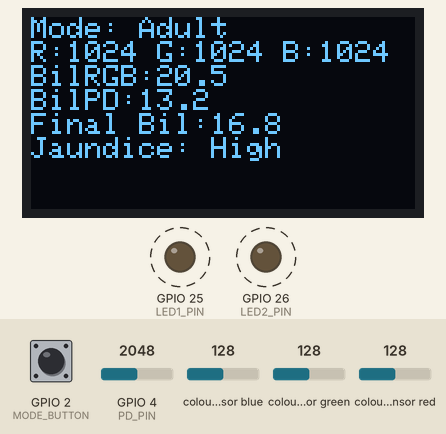
A program run on a simulated ESP32. Shown: 128×64 one-colour display, output pins drawn as LEDs (lit = HIGH). Dashed ring = blinking. Inputs (shaded band) come from the test bench; at power-on: GPIO 2 (MODE_BUTTON) HIGH, colour sensor blue 128, GPIO 4 (PD_PIN) = 2048, colour sensor green 128, colour sensor red 128. What the program prints to the serial monitor is not drawn.

Above: at 2.0 s.
2.1 s: GPIO 2 (MODE_BUTTON) pulled LOW for 1.35 s
At 2.8 s:
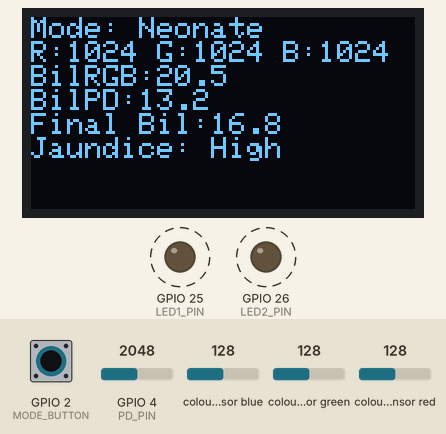
6.0 s: colour sensor blue set to 5
At 7.7 s:
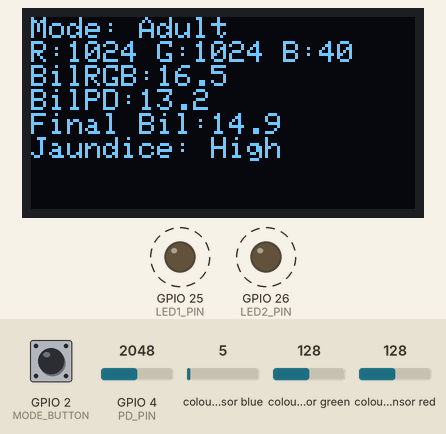
8.4 s: GPIO 4 (PD_PIN) set to 587
At 10.23 s:
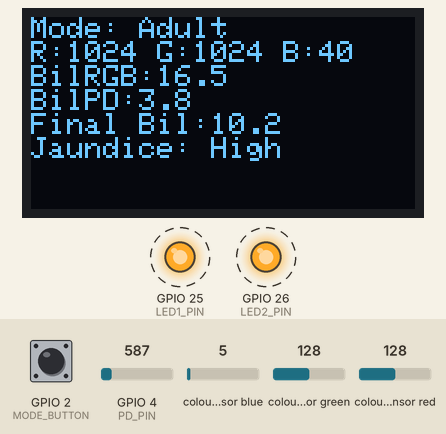
11.6 s: GPIO 4 (PD_PIN) set to 491
At 13.2 s:
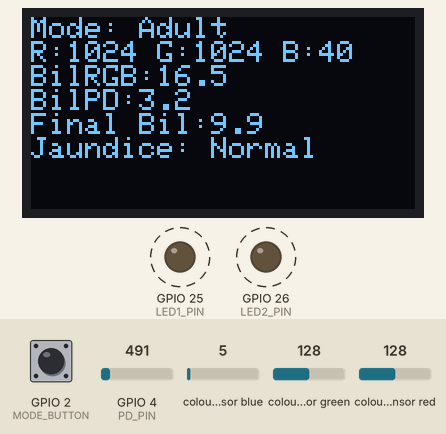
15.9 s: GPIO 2 (MODE_BUTTON) pulled LOW for 1.35 s
At 17.8 s:
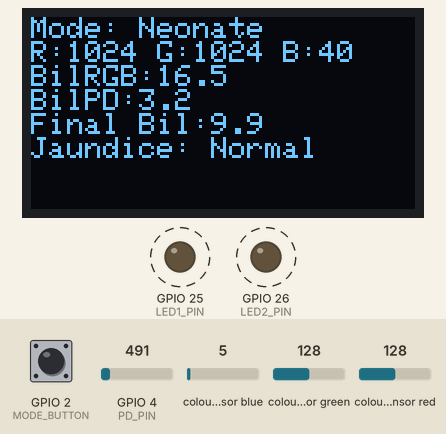
19.5 s: colour sensor green set to 5
At 21.49 s:
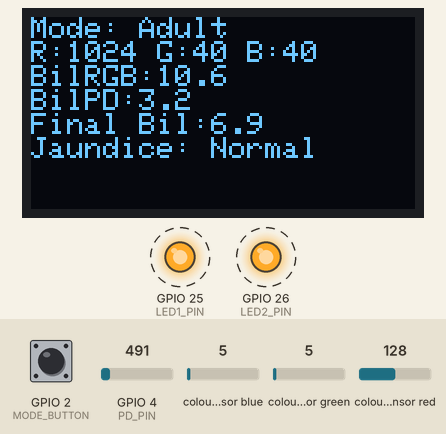
Timing chart, 0 to 22.9 s (numbered marks = the images above; inputs shaded):
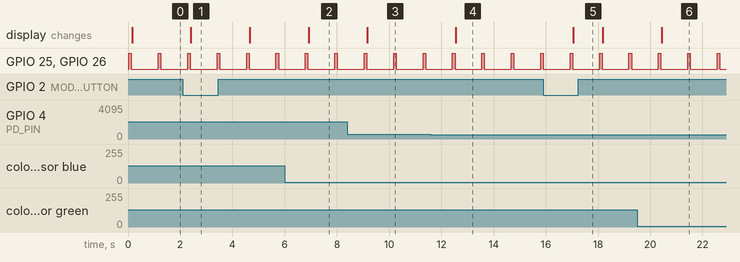

The program:

main.cpp
```cpp
#include <Wire.h>
#include "Adafruit_TCS34725.h"
#include <Adafruit_GFX.h>
#include <Adafruit_SSD1306.h>

// ===== OLED Settings =====
#define SCREEN_WIDTH 128
#define SCREEN_HEIGHT 64
Adafruit_SSD1306 display(SCREEN_WIDTH, SCREEN_HEIGHT, &Wire, -1);

// ===== RGB Sensor =====
Adafruit_TCS34725 tcs = Adafruit_TCS34725(TCS34725_INTEGRATIONTIME_600MS, TCS34725_GAIN_1X);

// ===== Mode Switch Button =====
#define MODE_BUTTON 2
bool neonateMode = false; // false = Adult, true = Neonate


// ===== LED Pins =====
#define LED1_PIN 25
#define LED2_PIN 26

// ===== Photodiode Pin =====
#define PD_PIN 4

// ===== Thresholds =====
float thresholdAdultHigh = 10.0; //Normalised of 3.0mg
float thresholdAdultMedium = 14.0;//Normilesd of 1.0mg
float thresholdNeonateHigh = 12.0; ;
float thresholdNeonateMedium = 10.0;

void setup() {
  Serial.begin(9600);

  // OLED init
  if (!display.begin(SSD1306_SWITCHCAPVCC, 0x3C)) {
    Serial.println("SSD1306 init failed!");
    for (;;);
  }
  display.clearDisplay();

  // TCS34725 init
  if (!tcs.begin()) {
    Serial.println("TCS34725 not found!");
    while (1);
  }

  // Pins
  pinMode(MODE_BUTTON, INPUT_PULLUP);
  pinMode(LED1_PIN, OUTPUT);
  pinMode(LED2_PIN, OUTPUT);
  pinMode(PD_PIN, INPUT);
}

void loop() {
  // Mode selection
  neonateMode = (digitalRead(MODE_BUTTON) == LOW);

  // LEDs on for measurement
  digitalWrite(LED1_PIN, HIGH);
  digitalWrite(LED2_PIN, HIGH);
  delay(50);

  // Read RGB
  uint16_t r, g, b, c;
  tcs.getRawData(&r, &g, &b, &c);

  // Normalize RGB
  float sum = r + g + b;
  float rNorm = r / sum;
  float gNorm = g / sum;
  float bNorm = b / sum;

  // Calculate approximate bilirubin
  float bilirubin = (0.5*r + 0.3*g + 0.2*b) / 50.0;

  // Read Photodiode
  int pdRaw = analogRead(PD_PIN);
  float pdVolt = pdRaw * (3.3 / 4095.0);
  float pdBilirubin = pdVolt * 8.0; // scale factor

  // Combine RGB and PD
  float finalBilirubin = (bilirubin + pdBilirubin) / 2.0;

  // Determine Jaundice Level
  String jaundice;
  if (neonateMode) {
    if (finalBilirubin > thresholdNeonateHigh) jaundice = "High";
    else if (finalBilirubin > thresholdNeonateMedium) jaundice = "Medium";
    else jaundice = "Normal";
  } else {
    if (finalBilirubin > thresholdAdultHigh) jaundice = "High";
    else if (finalBilirubin > thresholdAdultMedium) jaundice = "Medium";
    else jaundice = "Normal";
  }

  // LEDs off
  digitalWrite(LED1_PIN, LOW);
  digitalWrite(LED2_PIN, LOW);

  // OLED Display
  display.clearDisplay();
  display.setTextSize(1);
  display.setTextColor(SSD1306_WHITE);
  display.setCursor(0,0);
  display.printf("Mode: %s\n", neonateMode ? "Neonate" : "Adult");
  display.printf("R:%d G:%d B:%d\n", r, g, b);
  display.printf("BilRGB:%.1f\n", bilirubin);//billlirubin level
  display.printf("BilPD:%.1f\n", pdBilirubin);//pd billirubin
  display.printf("Final Bil:%.1f\n", finalBilirubin);
  display.printf("Jaundice: %s\n", jaundice.c_str());
  display.display();

  // Serial Output
  Serial.printf("Mode: %s | R:%d G:%d B:%d | Bil:%.2f | Jaundice: %s\n",
                neonateMode ? "Neonate" : "Adult",
                r, g, b, finalBilirubin, jaundice.c_str());

  delay(1000); // 1 second
}
```

Measured:
- the behaviour switches between 537 and 536 on GPIO 4 (PD_PIN) (found by bisection; images 3 and 4)
- after the input at 2.1 s, the display: changes after 0.31 s (image 1)
- after the input at 6.0 s, the display: changes after 0.92 s (image 2)
- after the input at 8.4 s, the display: changes after 0.77 s (image 3)
- after the input at 11.6 s, the display: changes after 0.95 s (image 4)
- after the input at 15.9 s, the display: changes after 1.2 s (image 5)
- after the input at 19.5 s, the display: changes after 0.94 s (image 6)
- by itself, GPIO 25 (LED1_PIN), GPIO 26 (LED2_PIN): alternates HIGH for 0.10 s and LOW for 1.0 s
